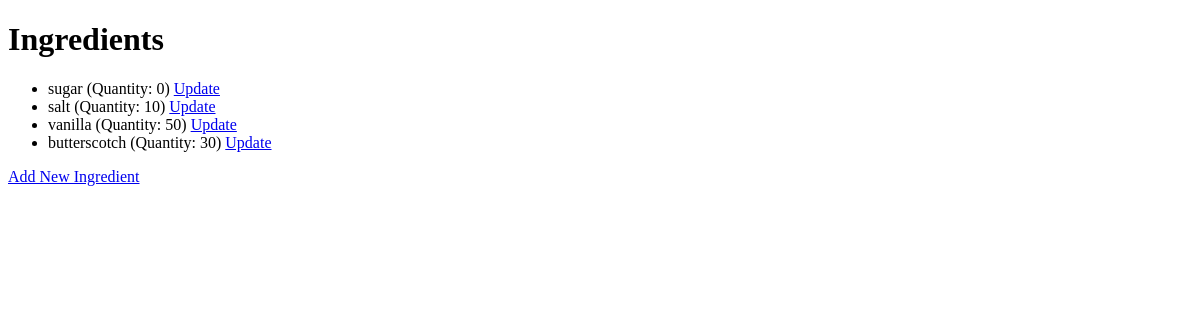
/view_ingredients/, run on an earlier commit of the app's database.
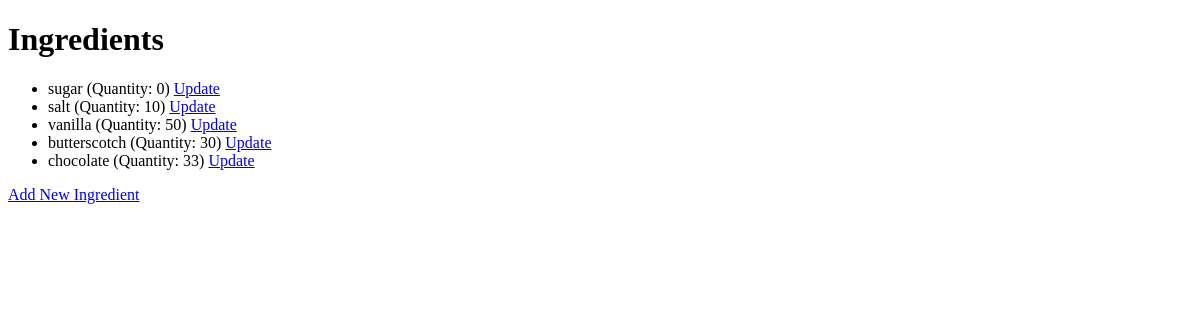
And on a later commit of the database.
### app/models.py (models this page shows, shortened)
class Ingredient(models.Model):
    name = models.CharField(max_length=100, unique=True)
    quantity = models.IntegerField()

### app/views.py (the view)
# urls.py: path('view_ingredients/', views.view_ingredients, name='view_ingredients'),
def view_ingredients(request):
    ingredients = Ingredient.objects.all()
    return render(request, 'view_ingredients.html', {'ingredients': ingredients})

### app/templates/view_ingredients.html (shortened to what this page needs)
<!DOCTYPE html>
<html lang="en">
<head>
</head>
<body>
    <h1>Ingredients</h1>
    <ul>
        {% for ingredient in ingredients %}
        <li>
            {{ ingredient.name }} (Quantity: {{ ingredient.quantity }})
            <a href="{% url 'update_ingredient' ingredient.id %}">Update</a>
        </li>
        {% endfor %}
    </ul>
    <a href="{% url 'add_ingredient' %}">Add New Ingredient</a>
</body>
</html>

What changed in the data, as far as the page shows it:
added Ingredient: name "chocolate", quantity "33"
